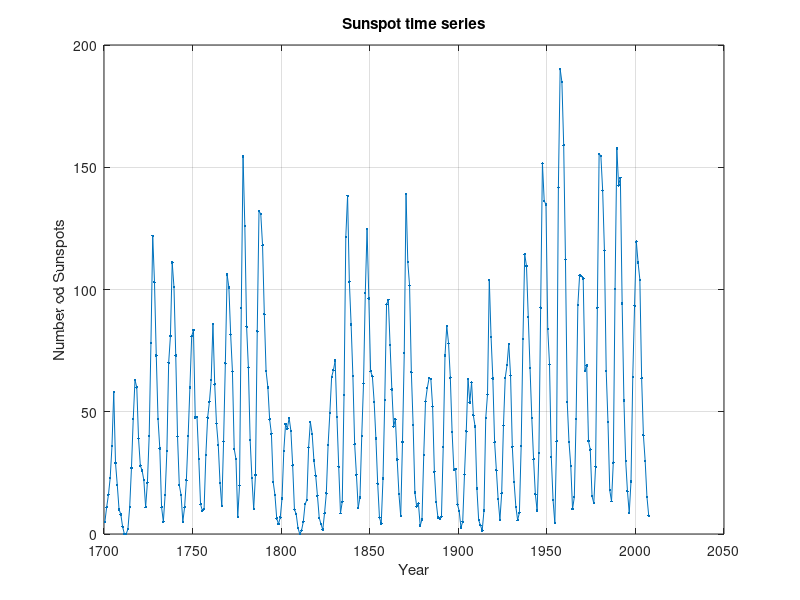
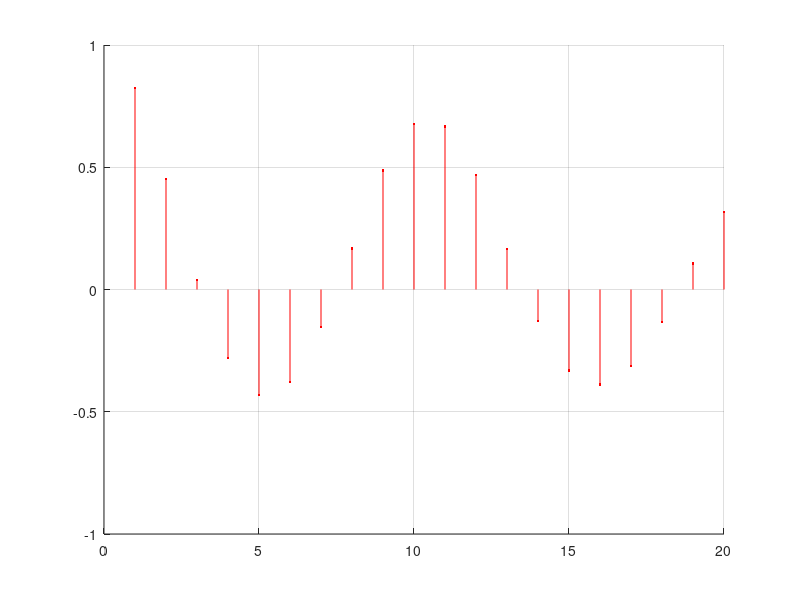

Write MATLAB code to recreate these figures, in order. (Note: this script raises an error after producing the figures.)
%% Psarras Dimitrios
% Chapter 6: Exercise 1

clear; clc; close all;

data = importdata('sunspots.dat');

year = data(:,1);
sunspots = data(:,2);

figure(1);
grid on;
plot(year,sunspots,'.-')
title('Sunspot time series')
xlabel('Year')
ylabel('Number od Sunspots')
grid on

% According to the plot, the period is assumed to be 11 years
period = 11;

x_bar = mean(sunspots);

N = size(data,1);
p_sunspots=zeros(N,1);
spots = 0;
lag = 20;

sum1 = 0;
sum2 = 0;

rho_corr = zeros(1,lag);
for m=1:lag
    for o=m+1:N
        sum1 = sum1 + ((sunspots(o)-x_bar)*(sunspots(o-m)-x_bar));
        sum2 = sum2 + (sunspots(o)-x_bar)^2;
    end
    rho_corr(1,m) = (sum1)/(sum2);
    sum1 = 0;
    sum2 = 0;
end

figure(2);
grid on
hold on
plot(rho_corr,'r.')
for l=1:lag
    plot([l,l],[0,rho_corr(1,l)],'r-')
end
yline(2/sqrt(N),'b');
yline(-2/sqrt(N),'b');
yline(0);
title('Autocorreletion Function')
xlabel('\tau')
ylabel('Sample Autocorreletion')
hold off

for j=1:period
    p_sunspots(j:period:N) = mean(sunspots(j:period:N));
end

r_sunspots = sunspots - p_sunspots;

figure(3);
subplot(3,1,1);
grid on;
plot(year,sunspots,'.-')
title('Sunspots time series')
xlabel('Year')
ylabel('Number of Sunspots')
grid on

subplot(3,1,2);
grid on;
plot(year,p_sunspots,'.-')
title('Sunspots year circle time series')
xlabel('Year')
ylabel('Number of Sunspots')
grid on


subplot(3,1,3);
grid on;
plot(year,r_sunspots,'.-')
title('Sunspot time series (period component substracted)')
xlabel('Year')
ylabel('Number of Sunspots')
grid on

r_x_bar = mean(r_sunspots);
sum1 = 0;
sum2 = 0;
rho_corr = zeros(1,lag);
for m=1:lag
    for o=m+1:N
        sum1 = sum1 + ((r_sunspots(o)-r_x_bar)*(r_sunspots(o-m)-r_x_bar));
        sum2 = sum2 + (r_sunspots(o)-r_x_bar)^2;
    end
    rho_corr(1,m) = (sum1)/(sum2);
    sum1 = 0;
    sum2 = 0;
end

figure(4);
grid on
hold on
plot(rho_corr,'r.')
for l=1:lag
    plot([l,l],[0,rho_corr(1,l)],'r-')
end
yline(2/sqrt(N),'b');
yline(-2/sqrt(N),'b');
yline(0);
title('Autocorreletion Function (period component substracted)')
xlabel('\tau')
ylabel('Sample Autocorreletion')
hold off